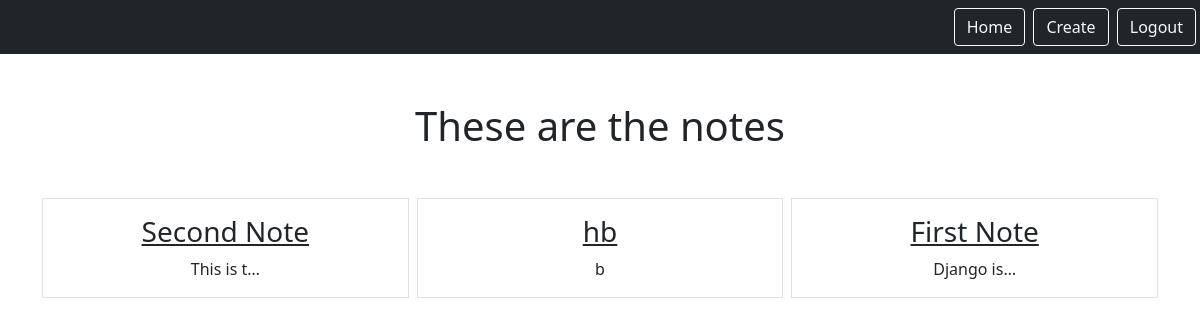
/smart/notes (signed in), run on an earlier commit of the app's database.
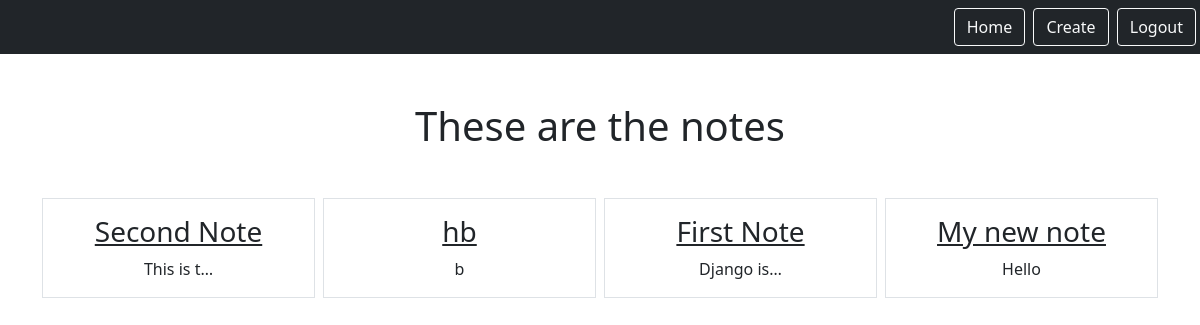
And on a later commit of the database.
### notes/models.py (models this page shows)
class Notes(models.Model):
    title = models.CharField(max_length=200)
    text = models.TextField()
    created = models.DateTimeField(auto_now_add=True)
    user = models.ForeignKey(User, on_delete=models.CASCADE, related_name='notes')

### notes/views.py (the view)
# urls.py: path('notes', views.NotesListView.as_view(), name="notes.list"),
class NotesListView(LoginRequiredMixin, ListView):
    model = Notes
    context_object_name = 'notes'
    template_name = 'notes/notes_list.html'
    login_url = '/admin'
    def get_queryset(self):
        return self.request.user.notes.all()

### notes/templates/notes/notes_list.html
{% extends "base.html" %}
{% block content %}
    <h1 class="my-5">These are the notes</h1>
    <div class="row row-cols3 g-2">
        {% for note in notes %}
        <div class="col">
            <div class="p-3 border">
                <a href="{% url 'notes.detail' pk=note.id %}" class="text-dark text-decoration-non"><h3>{{ note.title }}</h3></a>
                {{ note.text|truncatechars:10 }}
            </div>
        </div>
    {% endfor %}
    </div>
{% endblock %}

### static/templates/base.html (shortened to what this page needs)
{% load static %}
<html>
    <head>
        <link href="https://cdn.jsdelivr.net/npm/bootstrap@5.0.2/dist/css/bootstrap.min.css" rel="stylesheet">
    </head>
    <body>
        <nav class="navbar navbar-dark bg-dark">
            <div class='ms-auto'>
                {% if user.is_authenticated %}
                <a href="{% url 'notes.list' %}" class="btn btn-outline-light me-1">Home</a>
                <a href="{% url 'notes.new' %}" class="btn btn-outline-light me-1">Create</a>
                <a href="{% url 'logout' %}" class="btn btn-outline-light me-1">Logout</a>
                {% else %}
                <a href="{% url 'login' %}" class="btn btn-outline-light me-1">Login</a>
                <a href="{% url 'signup' %}" class="btn btn-outline-light me-1">Signup</a>
                {% endif %}
            </div>
        </nav>
        <div class="my-5 text-center container">
            {% block content %}
            {% endblock %}
        </div>
    </body>
</html>

What changed in the data, as far as the page shows it:
added Notes: title "My new note", text "Hello"
